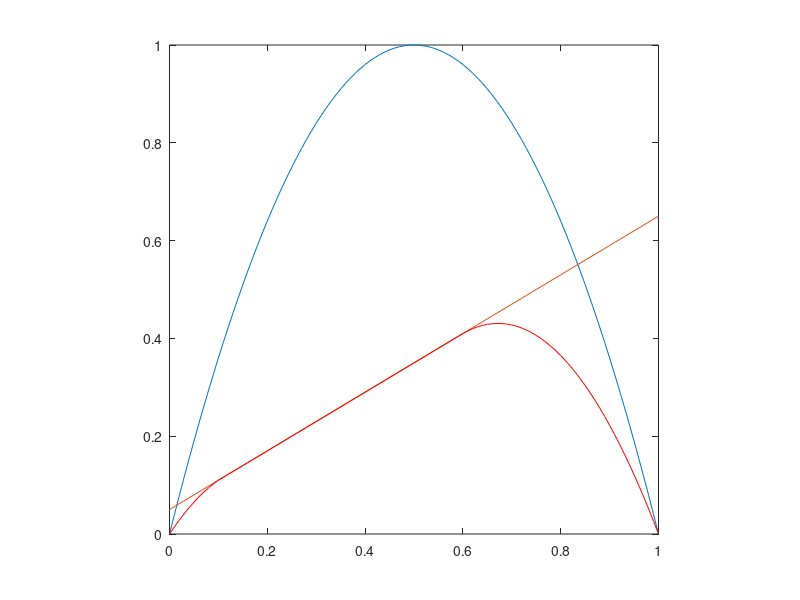

Recreate this plot in MATLAB.
x = 0:1e-2:1;

r1 = 0.6*x' + 0.05;

p1 = (4*(1-x).*x)';

%% gauss seidel
nx = length(x); dx = x(2)-x(1);
DS = 1/dx^2*(diag(-2*ones(1,nx-2)) + diag(ones(nx-3,1),1));
In = 1/dx^2*diag(ones(nx-3,1),-1);
b = -8*ones(nx-2,1);

v = DS \ b;

solaux = p1*0.5;
err = 1e-5+1;
u = zeros(nx,1); 

while (err>1e-6)
    u(2:end-1) = -DS\In*solaux(2:end-1) + v;
    u( u > r1 ) = r1( u > r1 );
    err = norm(solaux-u,'inf')/norm(u,'inf');
    solaux = u;
end

plot(x,p1,x,r1)
hold on 
plot(x,u,'r')

axis image

